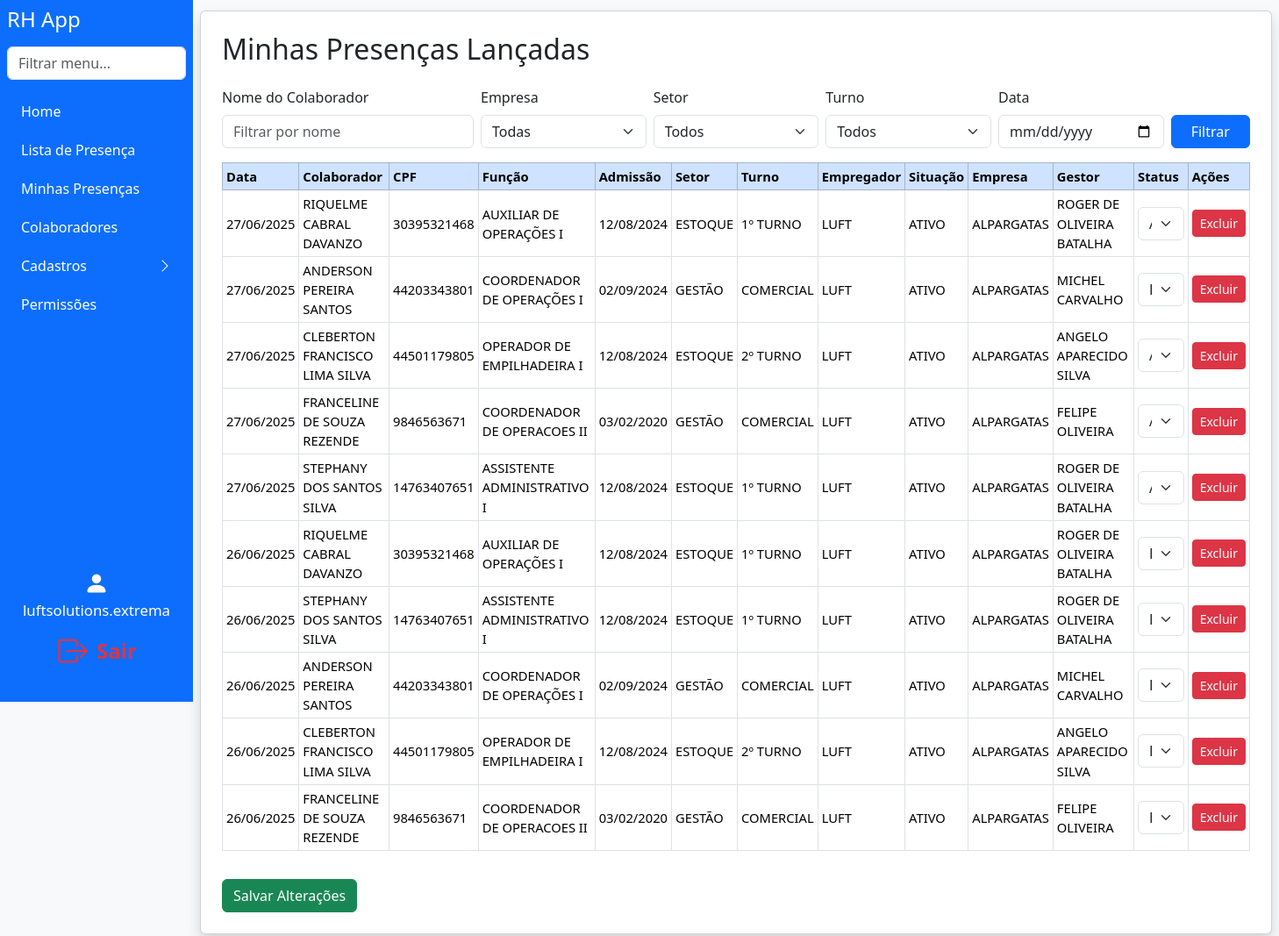
Screenshot of /minhas_presencas (signed in) with the database file from the repository.
### models.py (models this page shows)
class User(db.Model):
    id = db.Column(db.Integer, primary_key=True)
    username = db.Column(db.String(150), unique=True, nullable=False)
    password = db.Column(db.String(150), nullable=False)
    company_id = db.Column(db.Integer, db.ForeignKey('company.id'), nullable=True)
    role = db.Column(db.String(50), nullable=False, default='user')
    all_companies = db.Column(db.Boolean, default=False)
    setor = db.Column(db.String(100), nullable=True)
    turno = db.Column(db.String(50), nullable=True)
    all_setores = db.Column(db.Boolean, default=False)
    all_turnos = db.Column(db.Boolean, default=False)
    setor_id = db.Column(db.Integer, db.ForeignKey('setor.id'))
    setor = db.relationship('Setor')

class Presenca(db.Model):
    id = db.Column(db.Integer, primary_key=True)
    colaborador_id = db.Column(db.Integer, db.ForeignKey('colaborador.id'), nullable=False)
    usuario_id = db.Column(db.Integer, db.ForeignKey('user.id'), nullable=False)
    data = db.Column(db.Date, nullable=False)
    status = db.Column(db.String(30), nullable=False, default='ausente')
    colaborador = db.relationship('Colaborador')
    usuario = db.relationship('User')

class Colaborador(db.Model):
    id = db.Column(db.Integer, primary_key=True)
    nome = db.Column(db.String(150), nullable=False)
    cpf = db.Column(db.String(14), unique=True, nullable=False)
    funcao = db.Column(db.String(100))
    admissao = db.Column(db.String(30), nullable=False)
    setor_id = db.Column(db.Integer, db.ForeignKey('setor.id'))  # Alterado para chave estrangeira
    setor = db.relationship('Setor')
    turno = db.Column(db.String(30))
    empregador = db.Column(db.String(150))
    situacao = db.Column(db.String(50))
    empresa_id = db.Column(db.Integer, db.ForeignKey('company.id'), nullable=False)
    empresa = db.relationship('Company')
    gestor = db.Column(db.String(150))

class Setor(db.Model):
    id = db.Column(db.Integer, primary_key=True)
    nome = db.Column(db.String(100), unique=True, nullable=False)

class Company(db.Model):
    id = db.Column(db.Integer, primary_key=True)
    name = db.Column(db.String(150), unique=True, nullable=False)
    users = db.relationship('User', backref='company', lazy=True)

### app.py (the view, shortened to what this page needs)
@app.route('/minhas_presencas', methods=['GET', 'POST'])
def minhas_presencas():
    if g.user is None:
        return redirect(url_for('login'))
    filtro_nome = request.args.get('filtro_nome', '')
    filtro_empresa = request.args.get('filtro_empresa', '')
    filtro_setor = request.args.get('filtro_setor', '')
    filtro_turno = request.args.get('filtro_turno', '')
    filtro_data = request.args.get('filtro_data', '')
    empresas = Company.query.all()
    setores = Setor.query.all()
    query = Presenca.query.join(Colaborador)
    if not g.user.all_companies and g.user.company_id:
        query = query.filter(Colaborador.empresa_id == g.user.company_id)
    if not g.user.all_setores and g.user.setor_id:
        query = query.filter(Colaborador.setor_id == g.user.setor_id)
    if not g.user.all_turnos and g.user.turno:
        query = query.filter(Colaborador.turno == g.user.turno)
    if filtro_nome:
        query = query.filter(Colaborador.nome.ilike(f'%{filtro_nome}%'))
    if filtro_empresa:
        query = query.filter(Colaborador.empresa_id == int(filtro_empresa))
    if filtro_setor:
        query = query.filter(Colaborador.setor_id == int(filtro_setor))
    if filtro_turno:
        query = query.filter(Colaborador.turno == filtro_turno)
    if filtro_data:
        try:
            data_filtro = datetime.strptime(filtro_data, '%Y-%m-%d').date()
            query = query.filter(Presenca.data == data_filtro)
        except Exception:
            pass
    presencas = query.order_by(Presenca.data.desc()).all()
    return render_template(
        'minhas_presencas.html',
        user=g.user,
        presencas=presencas,
        empresas=empresas,
        setores=setores,
        filtro_nome=filtro_nome,
        filtro_empresa=filtro_empresa,
        filtro_setor=filtro_setor,
        filtro_turno=filtro_turno,
        filtro_data=filtro_data
    )

### app.py (called while the page is built)
@app.before_request
def load_logged_in_user():
    user_id = session.get('user_id')
    g.user = None
    if user_id is not None:
        g.user = User.query.get(user_id)

def has_permission(user, perm_field):
    if user.role == 'master' or user.username == MASTER_USER:
        return True
    perm = Permission.query.filter_by(role=user.role).first()
    return getattr(perm, perm_field, False) if perm else False

### templates/minhas_presencas.html (shortened to what this page needs)
<!DOCTYPE html>
<html lang="pt-br">
<head>
    <link href="https://cdn.jsdelivr.net/npm/bootstrap@5.3.3/dist/css/bootstrap.min.css" rel="stylesheet">
</head>
<body class="bg-light">
{% extends "navbar.html" %}
{% block content %}
<div class="card shadow p-4 mb-4">
    <h2 class="mb-4">Minhas Presenças Lançadas</h2>
    <form method="get" class="row align-items-end g-2 mb-3">
        <div class="col-md-3">
            <label for="filtro_nome" class="form-label">Nome do Colaborador</label>
            <input type="text" class="form-control" id="filtro_nome" name="filtro_nome" value="{{ filtro_nome or '' }}" placeholder="Filtrar por nome">
        </div>
        <div class="col-md-2">
            <label for="filtro_empresa" class="form-label">Empresa</label>
            <select class="form-select" id="filtro_empresa" name="filtro_empresa">
                <option value="">Todas</option>
            </select>
        </div>
        <div class="col-md-2">
            <label for="filtro_setor" class="form-label">Setor</label>
            <select class="form-select" id="filtro_setor" name="filtro_setor">
                <option value="">Todos</option>
            </select>
        </div>
        <div class="col-md-2">
            <label for="filtro_turno" class="form-label">Turno</label>
            <select class="form-select" id="filtro_turno" name="filtro_turno">
                <option value="">Todos</option>
            </select>
        </div>
        <div class="col-md-2">
            <label for="filtro_data" class="form-label">Data</label>
            <input type="date" class="form-control" id="filtro_data" name="filtro_data" value="{{ filtro_data or '' }}">
        </div>
        <div class="col-md-1 d-flex align-items-end">
            <button class="btn btn-primary w-100" type="submit">Filtrar</button>
        </div>
    </form>
    <form method="POST">
        <div class="table-responsive">
            <table class="table table-bordered table-hover table-sm align-middle" style="font-size:0.92rem;">
                <thead class="table-primary">
                    <tr>
                        <th>Data</th>
                        <th>Colaborador</th>
                        <th>CPF</th>
                        <th>Função</th>
                        <th>Admissão</th>
                        <th>Setor</th>
                        <th>Turno</th>
                        <th>Empregador</th>
                        <th>Situação</th>
                        <th>Empresa</th>
                        <th>Gestor</th>
                        <th>Status</th>
                        <th>Ações</th>
                    </tr>
                </thead>
                <tbody>
                    {% for p in presencas %}
                    <tr>
                        <td>{{ p.data.strftime('%d/%m/%Y') }}</td>
                        <td>{{ p.colaborador.nome }}</td>
                        <td>{{ p.colaborador.cpf }}</td>
                        <td>{{ p.colaborador.funcao }}</td>
                        <td>{{ p.colaborador.admissao }}</td>
                        <td>{{ p.colaborador.setor.nome if p.colaborador.setor else '' }}</td>
                        <td>{{ p.colaborador.turno }}</td>
                        <td>{{ p.colaborador.empregador }}</td>
                        <td>{{ p.colaborador.situacao }}</td>
                        <td>{{ p.colaborador.empresa.name if p.colaborador.empresa else '' }}</td>
                        <td>{{ p.colaborador.gestor }}</td>
                        <td>
                            <select name="status_{{ p.id }}" class="form-select">
                                <option value="atestado" {% if p.status == 'atestado' %}selected{% endif %}>Atestado</option>
                                <option value="folga" {% if p.status == 'folga' %}selected{% endif %}>Folga</option>
                            </select>
                        </td>
                        <td>
                            <button type="button" class="btn btn-sm btn-danger" onclick="excluirPresenca({{ p.id }})">Excluir</button>
                        </td>
                    </tr>
                    {% endfor %}
                </tbody>
            </table>
        </div>
        <button type="submit" class="btn btn-success mt-3">Salvar Alterações</button>
    </form>
</div>
{% endblock %}

### templates/navbar.html (shortened to what this page needs)
<div class="d-flex">
  <nav class="sidebar bg-primary text-white p-2 d-flex flex-column"
       style="width: 220px; min-width: 220px; max-width: 220px; height: 100vh; position: fixed; left: 0; top: 0; bottom: 0; z-index: 1040; overflow-y: auto;">
    <h4 class="mb-3">RH App</h4>
    <input class="form-control mb-3" type="text" id="menuSearch" placeholder="Filtrar menu...">
    <ul class="nav flex-column" id="sidebarMenu">
      {% if user and has_permission(user, 'can_access_index') %}
      <li class="nav-item mb-1">
        <a class="nav-link text-white" href="{{ url_for('index') }}">Home</a>
      </li>
      {% endif %}
      {% if user and has_permission(user, 'can_access_lista_presenca') %}
      <li class="nav-item mb-1">
        <a class="nav-link text-white" href="{{ url_for('lista_presenca') }}">Lista de Presença</a>
      </li>
      <li class="nav-item mb-1">
        <a class="nav-link text-white" href="{{ url_for('minhas_presencas') }}">Minhas Presenças</a>
      </li>
      {% endif %}
      {% if user and has_permission(user, 'can_access_colaboradores') %}
      <li class="nav-item mb-1">
        <a class="nav-link text-white" href="{{ url_for('colaboradores') }}">Colaboradores</a>
      </li>
      {% endif %}
      {% set pode_cadastro = (
        has_permission(user, 'can_access_register_person') or
        has_permission(user, 'can_access_register_company') or
        has_permission(user, 'can_access_register_sector')
      ) %}
      {% if user and pode_cadastro %}
      <li class="nav-item mb-1">
        <a class="nav-link text-white d-flex justify-content-between align-items-center"
           data-bs-toggle="collapse"
           href="#cadastrosCollapse"
           role="button"
           aria-expanded="false"
           aria-controls="cadastrosCollapse"
           id="cadastrosToggle">
          Cadastros
          <span id="cadastrosIcon" class="bi bi-chevron-right"></span>
        </a>
      </li>
      {% endif %}
      {% if user and (user.role == 'admin' or user.role == 'master' or user.username == 'luftsolutions.extrema') %}
      <li class="nav-item mb-1">
        <a class="nav-link text-white" href="{{ url_for('permissions') }}">Permissões</a>
      </li>
      {% endif %}
    </ul>
    <div class="mt-auto d-flex flex-column justify-content-end align-items-center"
         style="height: 180px; width: 100%; padding-bottom: 24px;">
      {% if user %}
        <div class="mb-2 w-100 d-flex align-items-center justify-content-center flex-column">
          <span class="mb-1" style="font-size: 1.1rem;">
            <svg xmlns="http://www.w3.org/2000/svg" width="28" height="28" fill="#fff" class="bi bi-person-fill" viewBox="0 0 16 16" style="vertical-align:middle;">
              <path d="M3 14s-1 0-1-1 1-4 6-4 6 3 6 4-1 1-1 1H3zm5-6a3 3 0 1 0 0-6 3 3 0 0 0 0 6z"/>
            </svg>
          </span>
          <span style="font-size: 1.05rem;">{{ user.username }}</span>
        </div>
        <a href="{{ url_for('logout') }}" title="Sair"
           class="btn btn-lg w-100 d-flex align-items-center justify-content-center"
           style="background: none; border: none; color: #dc3545; font-size: 1.5rem;">
          <span style="color:#dc3545; font-weight:600;">Sair</span>
        </a>
      {% endif %}
    </div>
  </nav>
  <div class="flex-grow-1" style="min-height: 100vh; padding: 12px 8px 8px 8px; margin-left: 220px;">
    {% block content %}{% endblock %}
  </div>
</div>
<link rel="stylesheet" href="https://cdn.jsdelivr.net/npm/bootstrap-icons@1.11.3/font/bootstrap-icons.min.css">

### rows the page displays
User: username "luftsolutions.extrema"
Presenca: data "27/06/2025", colaborador.nome "RIQUELME CABRAL DAVANZO", colaborador.cpf "30395321468", colaborador.funcao "AUXILIAR DE OPERAÇÕES I", colaborador.admissao "12/08/2024", colaborador.setor "ESTOQUE", colaborador.turno "1º TURNO", colaborador.empregador "LUFT", colaborador.situacao "ATIVO", colaborador.empresa "ALPARGATAS", colaborador.gestor "ROGER DE OLIVEIRA BATALHA", status+id "Atestado"
Presenca: data "27/06/2025", colaborador.nome "ANDERSON PEREIRA SANTOS", colaborador.cpf "44203343801", colaborador.funcao "COORDENADOR DE OPERAÇÕES I", colaborador.admissao "02/09/2024", colaborador.setor "GESTÃO", colaborador.turno "COMERCIAL", colaborador.empregador "LUFT", colaborador.situacao "ATIVO", colaborador.empresa "ALPARGATAS", colaborador.gestor "MICHEL CARVALHO", status+id "Folga"
Presenca: data "27/06/2025", colaborador.nome "CLEBERTON FRANCISCO LIMA SILVA", colaborador.cpf "44501179805", colaborador.funcao "OPERADOR DE EMPILHADEIRA I", colaborador.admissao "12/08/2024", colaborador.setor "ESTOQUE", colaborador.turno "2º TURNO", colaborador.empregador "LUFT", colaborador.situacao "ATIVO", colaborador.empresa "ALPARGATAS", colaborador.gestor "ANGELO APARECIDO SILVA", status+id "Atestado"
Presenca: data "27/06/2025", colaborador.nome "FRANCELINE DE SOUZA REZENDE", colaborador.cpf "9846563671", colaborador.funcao "COORDENADOR DE OPERACOES II", colaborador.admissao "03/02/2020", colaborador.setor "GESTÃO", colaborador.turno "COMERCIAL", colaborador.empregador "LUFT", colaborador.situacao "ATIVO", colaborador.empresa "ALPARGATAS", colaborador.gestor "FELIPE OLIVEIRA", status+id "Atestado"
Presenca: data "27/06/2025", colaborador.nome "STEPHANY DOS SANTOS SILVA", colaborador.cpf "14763407651", colaborador.funcao "ASSISTENTE ADMINISTRATIVO I", colaborador.admissao "12/08/2024", colaborador.setor "ESTOQUE", colaborador.turno "1º TURNO", colaborador.empregador "LUFT", colaborador.situacao "ATIVO", colaborador.empresa "ALPARGATAS", colaborador.gestor "ROGER DE OLIVEIRA BATALHA", status+id "Atestado"
Presenca: data "26/06/2025", colaborador.nome "RIQUELME CABRAL DAVANZO", colaborador.cpf "30395321468", colaborador.funcao "AUXILIAR DE OPERAÇÕES I", colaborador.admissao "12/08/2024", colaborador.setor "ESTOQUE", colaborador.turno "1º TURNO", colaborador.empregador "LUFT", colaborador.situacao "ATIVO", colaborador.empresa "ALPARGATAS", colaborador.gestor "ROGER DE OLIVEIRA BATALHA", status+id "Folga"
Presenca: data "26/06/2025", colaborador.nome "STEPHANY DOS SANTOS SILVA", colaborador.cpf "14763407651", colaborador.funcao "ASSISTENTE ADMINISTRATIVO I", colaborador.admissao "12/08/2024", colaborador.setor "ESTOQUE", colaborador.turno "1º TURNO", colaborador.empregador "LUFT", colaborador.situacao "ATIVO", colaborador.empresa "ALPARGATAS", colaborador.gestor "ROGER DE OLIVEIRA BATALHA", status+id "Folga"
Presenca: data "26/06/2025", colaborador.nome "ANDERSON PEREIRA SANTOS", colaborador.cpf "44203343801", colaborador.funcao "COORDENADOR DE OPERAÇÕES I", colaborador.admissao "02/09/2024", colaborador.setor "GESTÃO", colaborador.turno "COMERCIAL", colaborador.empregador "LUFT", colaborador.situacao "ATIVO", colaborador.empresa "ALPARGATAS", colaborador.gestor "MICHEL CARVALHO", status+id "Folga"
Presenca: data "26/06/2025", colaborador.nome "CLEBERTON FRANCISCO LIMA SILVA", colaborador.cpf "44501179805", colaborador.funcao "OPERADOR DE EMPILHADEIRA I", colaborador.admissao "12/08/2024", colaborador.setor "ESTOQUE", colaborador.turno "2º TURNO", colaborador.empregador "LUFT", colaborador.situacao "ATIVO", colaborador.empresa "ALPARGATAS", colaborador.gestor "ANGELO APARECIDO SILVA", status+id "Folga"
Presenca: data "26/06/2025", colaborador.nome "FRANCELINE DE SOUZA REZENDE", colaborador.cpf "9846563671", colaborador.funcao "COORDENADOR DE OPERACOES II", colaborador.admissao "03/02/2020", colaborador.setor "GESTÃO", colaborador.turno "COMERCIAL", colaborador.empregador "LUFT", colaborador.situacao "ATIVO", colaborador.empresa "ALPARGATAS", colaborador.gestor "FELIPE OLIVEIRA", status+id "Folga"
